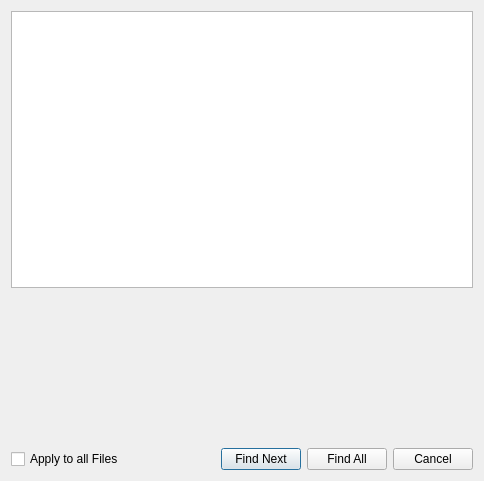
<?xml version="1.0" encoding="UTF-8"?>
<ui version="4.0">
 <class>Dialog</class>
 <widget class="QDialog" name="Dialog">
  <property name="geometry">
   <rect>
    <x>0</x>
    <y>0</y>
    <width>484</width>
    <height>481</height>
   </rect>
  </property>
  <property name="windowTitle">
   <string>Dialog</string>
  </property>
  <layout class="QVBoxLayout" name="verticalLayout">
   <item>
    <widget class="QListView" name="Matches">
     <property name="sizePolicy">
      <sizepolicy hsizetype="Expanding" vsizetype="Expanding">
       <horstretch>0</horstretch>
       <verstretch>0</verstretch>
      </sizepolicy>
     </property>
    </widget>
   </item>
   <item>
    <widget class="FindForm" name="FindForm" native="true">
     <property name="sizePolicy">
      <sizepolicy hsizetype="Minimum" vsizetype="Fixed">
       <horstretch>0</horstretch>
       <verstretch>0</verstretch>
      </sizepolicy>
     </property>
     <property name="minimumSize">
      <size>
       <width>238</width>
       <height>148</height>
      </size>
     </property>
     <property name="maximumSize">
      <size>
       <width>16777215</width>
       <height>148</height>
      </size>
     </property>
    </widget>
   </item>
   <item>
    <layout class="QHBoxLayout" name="horizontalLayout_2">
     <item>
      <widget class="QCheckBox" name="ApplyToAll">
       <property name="text">
        <string>Apply to all Files</string>
       </property>
      </widget>
     </item>
     <item>
      <layout class="QHBoxLayout" name="horizontalLayout">
       <item>
        <widget class="QPushButton" name="FindNext">
         <property name="text">
          <string>Find Next</string>
         </property>
        </widget>
       </item>
       <item>
        <widget class="QPushButton" name="FindAll">
         <property name="text">
          <string>Find All</string>
         </property>
        </widget>
       </item>
       <item>
        <widget class="QPushButton" name="Cancel">
         <property name="text">
          <string>Cancel</string>
         </property>
        </widget>
       </item>
      </layout>
     </item>
    </layout>
   </item>
  </layout>
 </widget>
 <customwidgets>
  <customwidget>
   <class>FindForm</class>
   <extends>QWidget</extends>
   <header>replace.FindSelector</header>
   <container>1</container>
  </customwidget>
 </customwidgets>
 <resources/>
 <connections/>
</ui>
